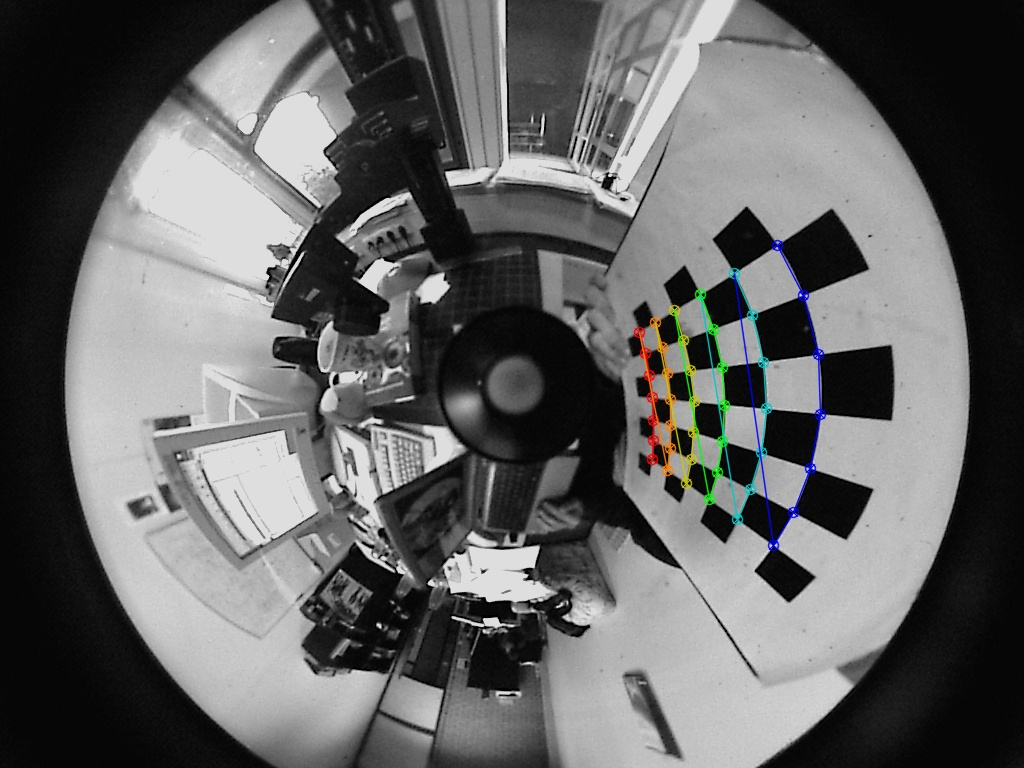
#> input picture Lab_1/output/fisheye_cornersubpix/1.jpg, 1024 x 768 px, given in place of 1.png, which was not available
$ jupyter execute partB_to-do.ipynb   (text cells are left out)
#> lines starting #> are read from the running program, lines starting #| are printed output that depends on the picture; after the words box and inside, x2 and y2 are one past the last pixel; in counts of white or black regions, pixels touching at a corner belong together; pictures that were not available may be replaced by others from this repository, and a replacement may not be noted
[cell 1]
import cv2
import os
import numpy as np

[cell 2]
# TODO Apply canny to the images, play with the thresholds to get a good result

edge_imgs = []  # to store the canny edge images for later Hough transform

# 1st image

# Hyperparameters
low_threshold = 30
high_threshold = 200

# get the first image
source_path = "../data/source"
img1 = cv2.imread(os.path.join(source_path, "1.png"))
#> img1 is the input picture: shape (768, 1024, 3); mean B, G, R 99.7, 99.9, 99.7

# Convert to grayscale
gray_img = cv2.cvtColor(img1, cv2.COLOR_BGR2GRAY)

# Apply Canny edge detection
edge_img = cv2.Canny(gray_img, low_threshold, high_threshold)
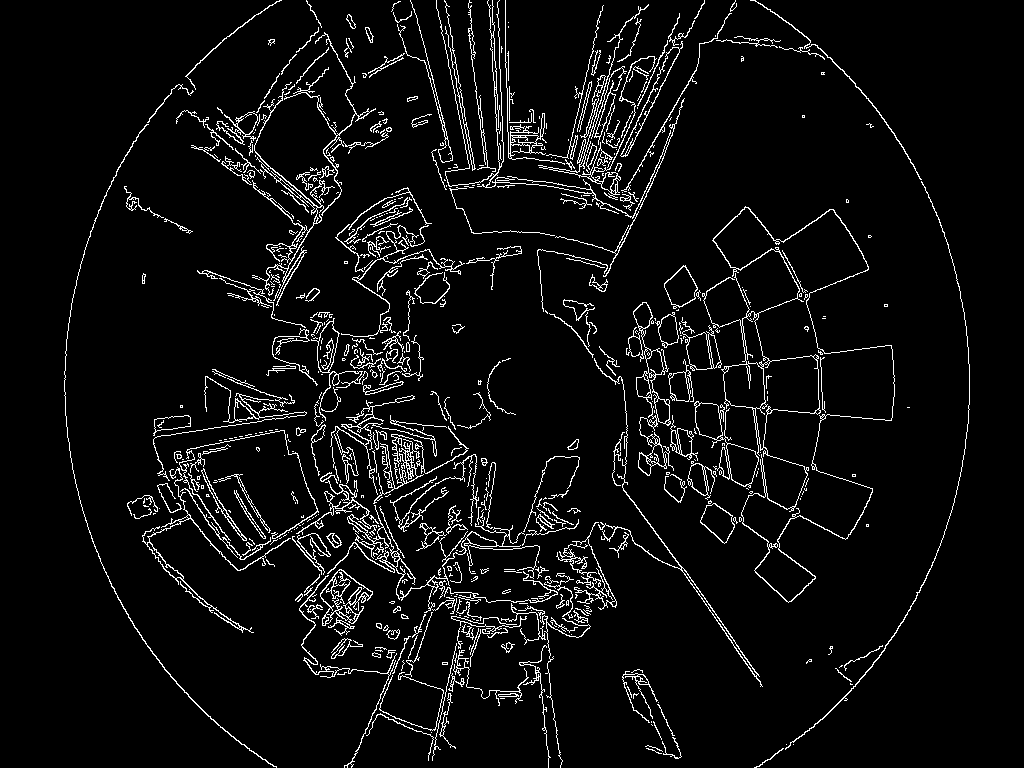
#> edge_img: shape (768, 1024); 5.4% white in thin lines or dots, all inside (x1, y1, x2, y2) = (64, 0, 970, 768)

# Store the edge image for later Hough transform
edge_imgs.append(edge_img)

# Display the image or save it as you like
cv2.imshow("Canny Edge Image", edge_img)
cv2.waitKey(0)
cv2.destroyAllWindows()

folder_name = "partB"
folder_path = os.path.join("../data", folder_name)
os.makedirs(folder_path, exist_ok=True)

cv2.imwrite(os.path.join(folder_path, "1.png"), edge_img)

# 2nd image
img2 = cv2.imread(os.path.join(source_path, "2.png"))
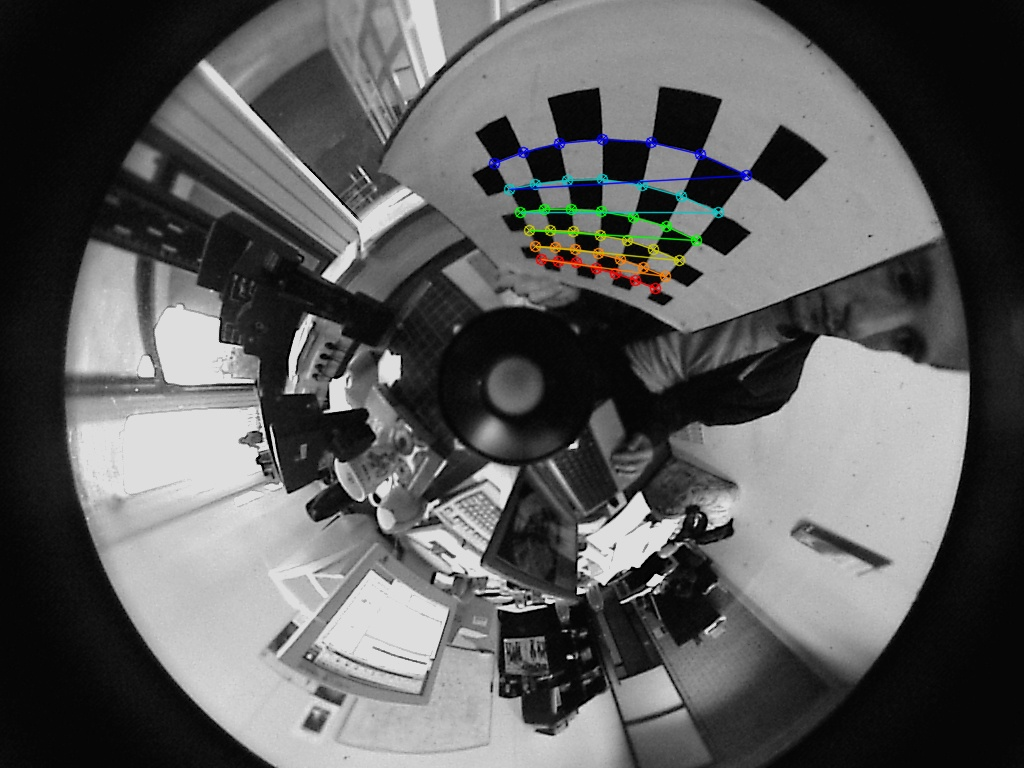
#> input picture Lab_1/output/fisheye_cornersubpix/2.jpg, 1024 x 768 px, given in place of 2.png, which was not available
#> img2 is the input picture: shape (768, 1024, 3); mean B, G, R 91.8, 92, 91.8
gray_img = cv2.cvtColor(img2, cv2.COLOR_BGR2GRAY)
edge_img = cv2.Canny(gray_img, low_threshold, high_threshold)
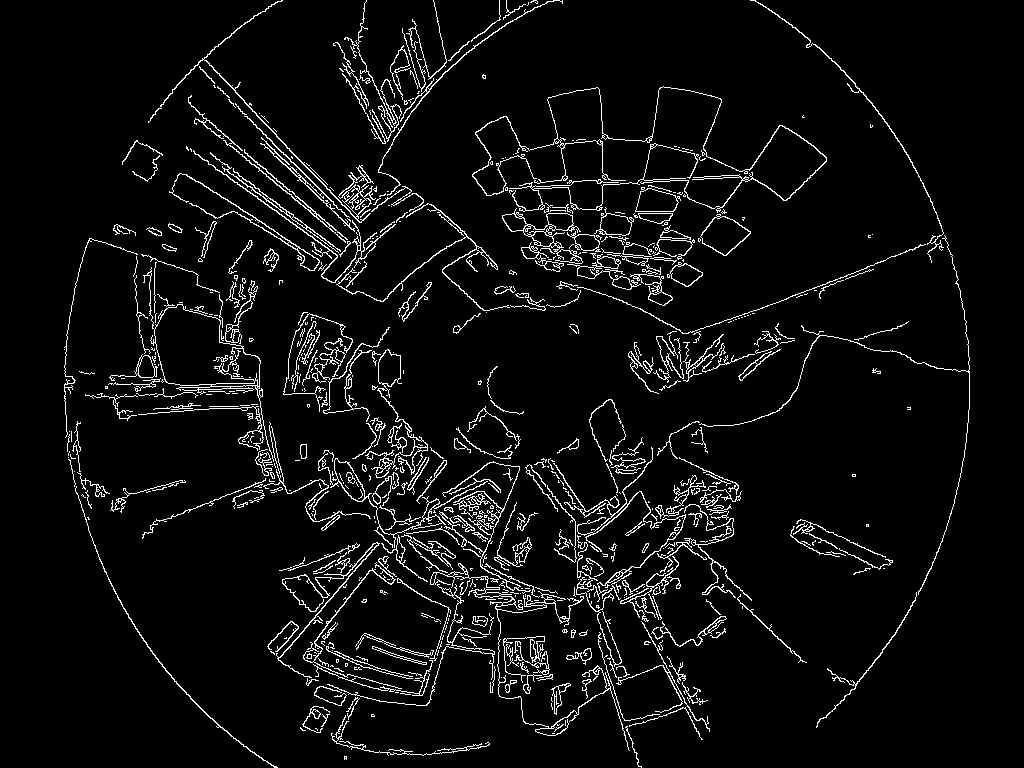
#> edge_img: shape (768, 1024); 5.3% white in thin lines or dots, all inside (x1, y1, x2, y2) = (64, 0, 970, 768)
edge_imgs.append(edge_img)
cv2.imwrite(os.path.join(folder_path, "2.png"), edge_img)
#> Out = True

[cell 3]
# TODO Draw the lines on the images. A line is a tuple of 4 integers (x1, y1, x2, y2) where (x1, y1) and (x2, y2) are the coordinates of the two points of the line.
def draw_lines(img, lines, color, thickness):
	for line in lines:
		x1, y1, x2, y2 = line[0]
		cv2.line(img, (x1, y1), (x2, y2), color, thickness)

[cell 4]
# TODO Apply the hough transform to the images, play with the parameters to get a good result

# 1st image

# Define the hough transform parameters
rho = 1
theta = np.pi / 180
threshold = 60
min_line_length = 30
max_line_gap = 5

# Get the edge image
edges = edge_imgs[0]

# Apply the hough transform
lines = cv2.HoughLinesP(edges, rho, theta, threshold, min_line_length, max_line_gap)
#> lines = 415 rows, first 6: [635, 138, 649, 110], [659, 132, 680, 96], [376, 706, 379, 699], [538, 581, 544, 587], [778, 549, 815, 576], [847, 277, 868, 269]

# Draw the lines on the image (on the original image, make sure to get a copy, as draw_lines modifies the image)
img = img1.copy()
draw_lines(img, lines, (0, 0, 255), 4)
#> the loop in draw_lines, `for line in lines:` made 415 passes
#> after the loop in draw_lines, `for line in lines:`:
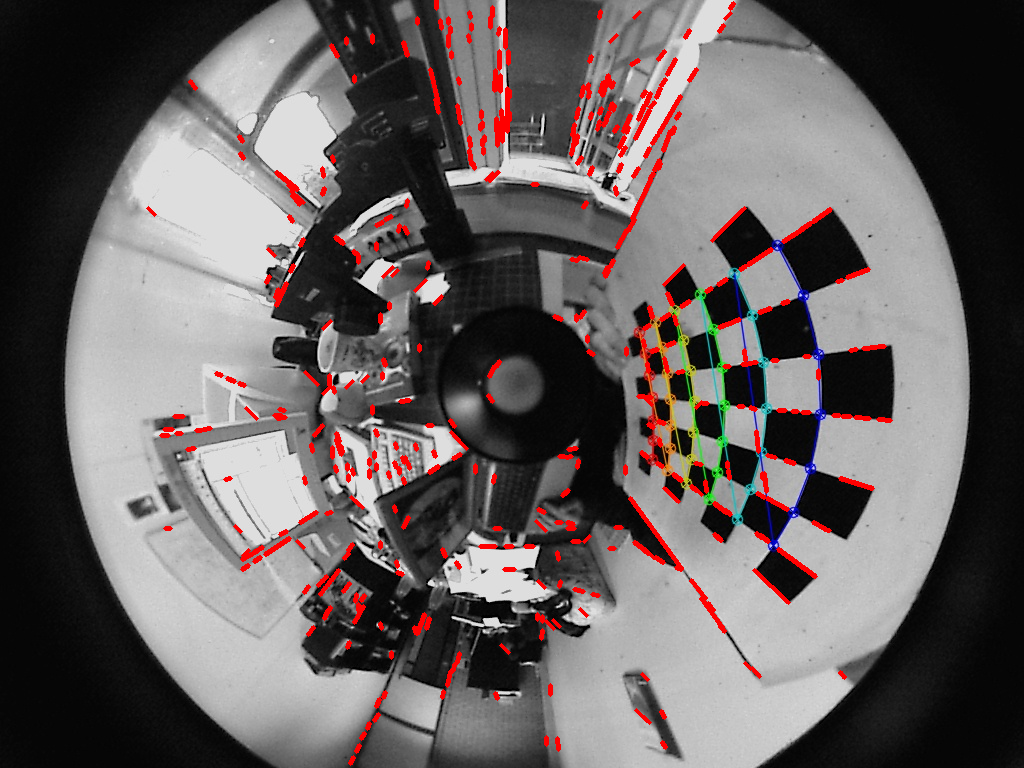
#> img: shape (768, 1024, 3); 2.93% of pixels changed, all inside (x1, y1, x2, y2) = (146, 0, 893, 766)

# Show the image or save it as you like
cv2.imwrite(os.path.join(folder_path, "1_lines.png"), img)
# 2nd image
edges = edge_imgs[1]
lines = cv2.HoughLinesP(edges, rho, theta, threshold, min_line_length, max_line_gap)
#> lines = 470 rows, first 6: [188, 102, 199, 112], [293, 162, 333, 202], [742, 603, 767, 628], [458, 515, 464, 521], [254, 164, 259, 168], [788, 297, 796, 294]
img = img2.copy()
draw_lines(img, lines, (0, 0, 255), 2)
#> call 2 of draw_lines, with lines = array of shape (470, 1, 4), color = (0, 0, 255), thickness = 2
#> the loop in draw_lines (call 2), `for line in lines:` made 470 passes
#> after the loop in draw_lines (call 2), `for line in lines:`:
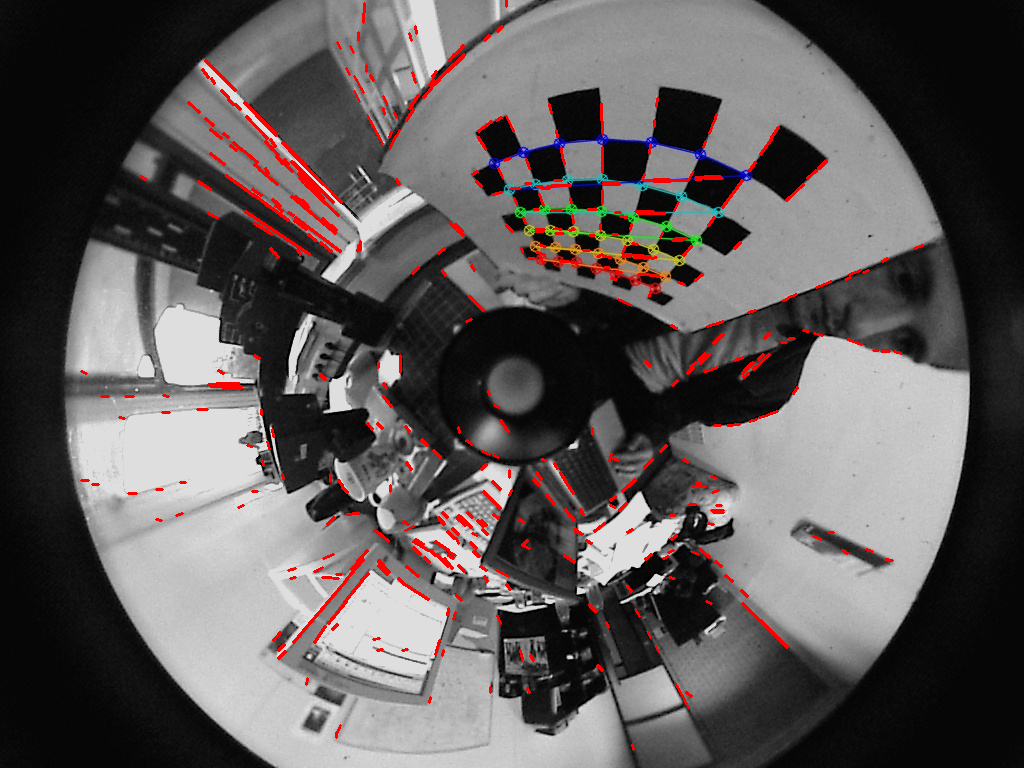
#> img: shape (768, 1024, 3); 2.18% of pixels changed, all inside (x1, y1, x2, y2) = (80, 0, 924, 751)
cv2.imwrite(os.path.join(folder_path, "2_lines.png"), img)
#> Out = True
